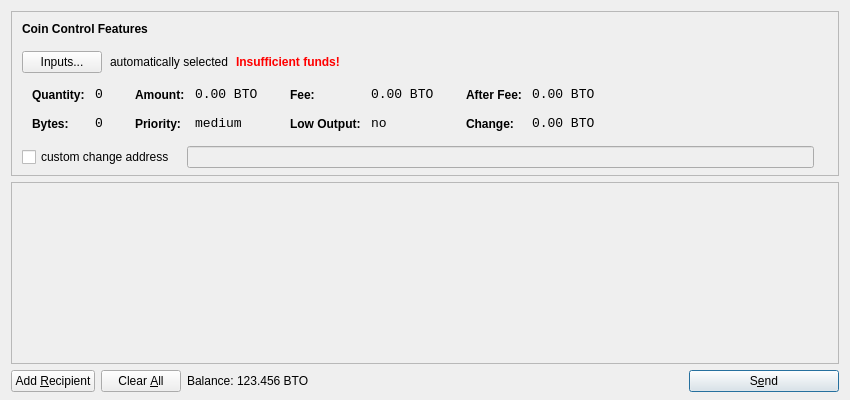
<?xml version="1.0" encoding="UTF-8"?>
<ui version="4.0">
 <class>SendCoinsDialog</class>
 <widget class="QDialog" name="SendCoinsDialog">
  <property name="geometry">
   <rect>
    <x>0</x>
    <y>0</y>
    <width>850</width>
    <height>400</height>
   </rect>
  </property>
  <property name="windowTitle">
   <string>Send Coins</string>
  </property>
  <layout class="QVBoxLayout" name="verticalLayout" stretch="0,1,0">
   <property name="bottomMargin">
    <number>8</number>
   </property>
   <item>
    <widget class="QFrame" name="frameCoinControl">
     <property name="sizePolicy">
      <sizepolicy hsizetype="Expanding" vsizetype="Expanding">
       <horstretch>0</horstretch>
       <verstretch>0</verstretch>
      </sizepolicy>
     </property>
     <property name="maximumSize">
      <size>
       <width>16777215</width>
       <height>16777215</height>
      </size>
     </property>
     <property name="frameShape">
      <enum>QFrame::StyledPanel</enum>
     </property>
     <property name="frameShadow">
      <enum>QFrame::Sunken</enum>
     </property>
     <layout class="QVBoxLayout" name="verticalLayoutCoinControl2">
      <property name="spacing">
       <number>-1</number>
      </property>
      <property name="leftMargin">
       <number>0</number>
      </property>
      <property name="topMargin">
       <number>0</number>
      </property>
      <property name="rightMargin">
       <number>0</number>
      </property>
      <property name="bottomMargin">
       <number>6</number>
      </property>
      <item>
       <layout class="QVBoxLayout" name="verticalLayoutCoinControl" stretch="0,0,0,0,1">
        <property name="spacing">
         <number>0</number>
        </property>
        <property name="leftMargin">
         <number>10</number>
        </property>
        <property name="topMargin">
         <number>10</number>
        </property>
        <item>
         <layout class="QHBoxLayout" name="horizontalLayoutCoinControl1">
          <property name="bottomMargin">
           <number>15</number>
          </property>
          <item>
           <widget class="QLabel" name="labelCoinControlFeatures">
            <property name="sizePolicy">
             <sizepolicy hsizetype="Preferred" vsizetype="Maximum">
              <horstretch>0</horstretch>
              <verstretch>0</verstretch>
             </sizepolicy>
            </property>
            <property name="font">
             <font>
              <weight>75</weight>
              <bold>true</bold>
             </font>
            </property>
            <property name="styleSheet">
             <string notr="true">font-weight:bold;</string>
            </property>
            <property name="text">
             <string>Coin Control Features</string>
            </property>
           </widget>
          </item>
         </layout>
        </item>
        <item>
         <layout class="QHBoxLayout" name="horizontalLayoutCoinControl2" stretch="0,0,0,0">
          <property name="spacing">
           <number>8</number>
          </property>
          <property name="bottomMargin">
           <number>10</number>
          </property>
          <item>
           <widget class="QPushButton" name="pushButtonCoinControl">
            <property name="styleSheet">
             <string notr="true"/>
            </property>
            <property name="text">
             <string>Inputs...</string>
            </property>
           </widget>
          </item>
          <item>
           <widget class="QLabel" name="labelCoinControlAutomaticallySelected">
            <property name="text">
             <string>automatically selected</string>
            </property>
            <property name="margin">
             <number>5</number>
            </property>
           </widget>
          </item>
          <item>
           <widget class="QLabel" name="labelCoinControlInsuffFunds">
            <property name="font">
             <font>
              <weight>75</weight>
              <bold>true</bold>
             </font>
            </property>
            <property name="styleSheet">
             <string notr="true">color:red;font-weight:bold;</string>
            </property>
            <property name="text">
             <string>Insufficient funds!</string>
            </property>
            <property name="margin">
             <number>5</number>
            </property>
           </widget>
          </item>
          <item>
           <spacer name="horizontalSpacerCoinControl">
            <property name="orientation">
             <enum>Qt::Horizontal</enum>
            </property>
            <property name="sizeHint" stdset="0">
             <size>
              <width>40</width>
              <height>1</height>
             </size>
            </property>
           </spacer>
          </item>
         </layout>
        </item>
        <item>
         <widget class="QWidget" name="widgetCoinControl" native="true">
          <property name="sizePolicy">
           <sizepolicy hsizetype="Preferred" vsizetype="Preferred">
            <horstretch>0</horstretch>
            <verstretch>0</verstretch>
           </sizepolicy>
          </property>
          <property name="minimumSize">
           <size>
            <width>0</width>
            <height>0</height>
           </size>
          </property>
          <property name="styleSheet">
           <string notr="true"/>
          </property>
          <layout class="QHBoxLayout" name="horizontalLayoutCoinControl5">
           <property name="margin">
            <number>0</number>
           </property>
           <item>
            <layout class="QHBoxLayout" name="horizontalLayoutCoinControl3" stretch="0,0,0,1">
             <property name="spacing">
              <number>20</number>
             </property>
             <property name="topMargin">
              <number>0</number>
             </property>
             <property name="bottomMargin">
              <number>10</number>
             </property>
             <item>
              <layout class="QFormLayout" name="formLayoutCoinControl1">
               <property name="horizontalSpacing">
                <number>10</number>
               </property>
               <property name="verticalSpacing">
                <number>14</number>
               </property>
               <property name="leftMargin">
                <number>10</number>
               </property>
               <property name="topMargin">
                <number>4</number>
               </property>
               <property name="rightMargin">
                <number>6</number>
               </property>
               <item row="0" column="0">
                <widget class="QLabel" name="labelCoinControlQuantityText">
                 <property name="styleSheet">
                  <string notr="true">font-weight:bold;</string>
                 </property>
                 <property name="text">
                  <string>Quantity:</string>
                 </property>
                 <property name="margin">
                  <number>0</number>
                 </property>
                </widget>
               </item>
               <item row="0" column="1">
                <widget class="QLabel" name="labelCoinControlQuantity">
                 <property name="font">
                  <font>
                   <family>Monospace</family>
                   <pointsize>10</pointsize>
                  </font>
                 </property>
                 <property name="cursor">
                  <cursorShape>IBeamCursor</cursorShape>
                 </property>
                 <property name="contextMenuPolicy">
                  <enum>Qt::ActionsContextMenu</enum>
                 </property>
                 <property name="text">
                  <string notr="true">0</string>
                 </property>
                 <property name="margin">
                  <number>0</number>
                 </property>
                 <property name="textInteractionFlags">
                  <set>Qt::LinksAccessibleByMouse|Qt::TextSelectableByKeyboard|Qt::TextSelectableByMouse</set>
                 </property>
                </widget>
               </item>
               <item row="1" column="0">
                <widget class="QLabel" name="labelCoinControlBytesText">
                 <property name="styleSheet">
                  <string notr="true">font-weight:bold;</string>
                 </property>
                 <property name="text">
                  <string>Bytes:</string>
                 </property>
                </widget>
               </item>
               <item row="1" column="1">
                <widget class="QLabel" name="labelCoinControlBytes">
                 <property name="font">
                  <font>
                   <family>Monospace</family>
                   <pointsize>10</pointsize>
                  </font>
                 </property>
                 <property name="cursor">
                  <cursorShape>IBeamCursor</cursorShape>
                 </property>
                 <property name="contextMenuPolicy">
                  <enum>Qt::ActionsContextMenu</enum>
                 </property>
                 <property name="text">
                  <string notr="true">0</string>
                 </property>
                 <property name="textInteractionFlags">
                  <set>Qt::LinksAccessibleByMouse|Qt::TextSelectableByKeyboard|Qt::TextSelectableByMouse</set>
                 </property>
                </widget>
               </item>
              </layout>
             </item>
             <item>
              <layout class="QFormLayout" name="formLayoutCoinControl2">
               <property name="horizontalSpacing">
                <number>10</number>
               </property>
               <property name="verticalSpacing">
                <number>14</number>
               </property>
               <property name="leftMargin">
                <number>6</number>
               </property>
               <property name="topMargin">
                <number>4</number>
               </property>
               <property name="rightMargin">
                <number>6</number>
               </property>
               <item row="0" column="0">
                <widget class="QLabel" name="labelCoinControlAmountText">
                 <property name="styleSheet">
                  <string notr="true">font-weight:bold;</string>
                 </property>
                 <property name="text">
                  <string>Amount:</string>
                 </property>
                 <property name="margin">
                  <number>0</number>
                 </property>
                </widget>
               </item>
               <item row="0" column="1">
                <widget class="QLabel" name="labelCoinControlAmount">
                 <property name="font">
                  <font>
                   <family>Monospace</family>
                   <pointsize>10</pointsize>
                  </font>
                 </property>
                 <property name="cursor">
                  <cursorShape>IBeamCursor</cursorShape>
                 </property>
                 <property name="contextMenuPolicy">
                  <enum>Qt::ActionsContextMenu</enum>
                 </property>
                 <property name="text">
                  <string notr="true">0.00 BTO</string>
                 </property>
                 <property name="textInteractionFlags">
                  <set>Qt::LinksAccessibleByMouse|Qt::TextSelectableByKeyboard|Qt::TextSelectableByMouse</set>
                 </property>
                </widget>
               </item>
               <item row="1" column="0">
                <widget class="QLabel" name="labelCoinControlPriorityText">
                 <property name="styleSheet">
                  <string notr="true">font-weight:bold;</string>
                 </property>
                 <property name="text">
                  <string>Priority:</string>
                 </property>
                </widget>
               </item>
               <item row="1" column="1">
                <widget class="QLabel" name="labelCoinControlPriority">
                 <property name="font">
                  <font>
                   <family>Monospace</family>
                   <pointsize>10</pointsize>
                  </font>
                 </property>
                 <property name="cursor">
                  <cursorShape>IBeamCursor</cursorShape>
                 </property>
                 <property name="contextMenuPolicy">
                  <enum>Qt::ActionsContextMenu</enum>
                 </property>
                 <property name="text">
                  <string>medium</string>
                 </property>
                 <property name="textInteractionFlags">
                  <set>Qt::LinksAccessibleByMouse|Qt::TextSelectableByKeyboard|Qt::TextSelectableByMouse</set>
                 </property>
                </widget>
               </item>
              </layout>
             </item>
             <item>
              <layout class="QFormLayout" name="formLayoutCoinControl3">
               <property name="horizontalSpacing">
                <number>10</number>
               </property>
               <property name="verticalSpacing">
                <number>14</number>
               </property>
               <property name="leftMargin">
                <number>6</number>
               </property>
               <property name="topMargin">
                <number>4</number>
               </property>
               <property name="rightMargin">
                <number>6</number>
               </property>
               <item row="0" column="0">
                <widget class="QLabel" name="labelCoinControlFeeText">
                 <property name="styleSheet">
                  <string notr="true">font-weight:bold;</string>
                 </property>
                 <property name="text">
                  <string>Fee:</string>
                 </property>
                 <property name="margin">
                  <number>0</number>
                 </property>
                </widget>
               </item>
               <item row="0" column="1">
                <widget class="QLabel" name="labelCoinControlFee">
                 <property name="font">
                  <font>
                   <family>Monospace</family>
                   <pointsize>10</pointsize>
                  </font>
                 </property>
                 <property name="cursor">
                  <cursorShape>IBeamCursor</cursorShape>
                 </property>
                 <property name="contextMenuPolicy">
                  <enum>Qt::ActionsContextMenu</enum>
                 </property>
                 <property name="text">
                  <string notr="true">0.00 BTO</string>
                 </property>
                 <property name="textInteractionFlags">
                  <set>Qt::LinksAccessibleByMouse|Qt::TextSelectableByKeyboard|Qt::TextSelectableByMouse</set>
                 </property>
                </widget>
               </item>
               <item row="1" column="0">
                <widget class="QLabel" name="labelCoinControlLowOutputText">
                 <property name="styleSheet">
                  <string notr="true">font-weight:bold;</string>
                 </property>
                 <property name="text">
                  <string>Low Output:</string>
                 </property>
                </widget>
               </item>
               <item row="1" column="1">
                <widget class="QLabel" name="labelCoinControlLowOutput">
                 <property name="font">
                  <font>
                   <family>Monospace</family>
                   <pointsize>10</pointsize>
                  </font>
                 </property>
                 <property name="cursor">
                  <cursorShape>IBeamCursor</cursorShape>
                 </property>
                 <property name="contextMenuPolicy">
                  <enum>Qt::ActionsContextMenu</enum>
                 </property>
                 <property name="text">
                  <string>no</string>
                 </property>
                 <property name="textInteractionFlags">
                  <set>Qt::LinksAccessibleByMouse|Qt::TextSelectableByKeyboard|Qt::TextSelectableByMouse</set>
                 </property>
                </widget>
               </item>
              </layout>
             </item>
             <item>
              <layout class="QFormLayout" name="formLayoutCoinControl4">
               <property name="horizontalSpacing">
                <number>10</number>
               </property>
               <property name="verticalSpacing">
                <number>14</number>
               </property>
               <property name="leftMargin">
                <number>6</number>
               </property>
               <property name="topMargin">
                <number>4</number>
               </property>
               <property name="rightMargin">
                <number>6</number>
               </property>
               <item row="0" column="0">
                <widget class="QLabel" name="labelCoinControlAfterFeeText">
                 <property name="styleSheet">
                  <string notr="true">font-weight:bold;</string>
                 </property>
                 <property name="text">
                  <string>After Fee:</string>
                 </property>
                 <property name="margin">
                  <number>0</number>
                 </property>
                </widget>
               </item>
               <item row="0" column="1">
                <widget class="QLabel" name="labelCoinControlAfterFee">
                 <property name="font">
                  <font>
                   <family>Monospace</family>
                   <pointsize>10</pointsize>
                  </font>
                 </property>
                 <property name="cursor">
                  <cursorShape>IBeamCursor</cursorShape>
                 </property>
                 <property name="contextMenuPolicy">
                  <enum>Qt::ActionsContextMenu</enum>
                 </property>
                 <property name="text">
                  <string notr="true">0.00 BTO</string>
                 </property>
                 <property name="textInteractionFlags">
                  <set>Qt::LinksAccessibleByMouse|Qt::TextSelectableByKeyboard|Qt::TextSelectableByMouse</set>
                 </property>
                </widget>
               </item>
               <item row="1" column="0">
                <widget class="QLabel" name="labelCoinControlChangeText">
                 <property name="styleSheet">
                  <string notr="true">font-weight:bold;</string>
                 </property>
                 <property name="text">
                  <string>Change:</string>
                 </property>
                </widget>
               </item>
               <item row="1" column="1">
                <widget class="QLabel" name="labelCoinControlChange">
                 <property name="font">
                  <font>
                   <family>Monospace</family>
                   <pointsize>10</pointsize>
                  </font>
                 </property>
                 <property name="cursor">
                  <cursorShape>IBeamCursor</cursorShape>
                 </property>
                 <property name="contextMenuPolicy">
                  <enum>Qt::ActionsContextMenu</enum>
                 </property>
                 <property name="text">
                  <string notr="true">0.00 BTO</string>
                 </property>
                 <property name="textInteractionFlags">
                  <set>Qt::LinksAccessibleByMouse|Qt::TextSelectableByKeyboard|Qt::TextSelectableByMouse</set>
                 </property>
                </widget>
               </item>
              </layout>
             </item>
            </layout>
           </item>
          </layout>
         </widget>
        </item>
        <item>
         <layout class="QHBoxLayout" name="horizontalLayoutCoinControl4" stretch="0,0,0">
          <property name="spacing">
           <number>12</number>
          </property>
          <property name="sizeConstraint">
           <enum>QLayout::SetDefaultConstraint</enum>
          </property>
          <property name="topMargin">
           <number>5</number>
          </property>
          <property name="rightMargin">
           <number>5</number>
          </property>
          <item>
           <widget class="QCheckBox" name="checkBoxCoinControlChange">
            <property name="text">
             <string>custom change address</string>
            </property>
           </widget>
          </item>
          <item>
           <widget class="QLineEdit" name="lineEditCoinControlChange">
            <property name="enabled">
             <bool>false</bool>
            </property>
            <property name="sizePolicy">
             <sizepolicy hsizetype="Expanding" vsizetype="Fixed">
              <horstretch>0</horstretch>
              <verstretch>0</verstretch>
             </sizepolicy>
            </property>
           </widget>
          </item>
          <item>
           <widget class="QLabel" name="labelCoinControlChangeLabel">
            <property name="sizePolicy">
             <sizepolicy hsizetype="Preferred" vsizetype="Expanding">
              <horstretch>0</horstretch>
              <verstretch>0</verstretch>
             </sizepolicy>
            </property>
            <property name="minimumSize">
             <size>
              <width>0</width>
              <height>0</height>
             </size>
            </property>
            <property name="text">
             <string/>
            </property>
            <property name="margin">
             <number>3</number>
            </property>
           </widget>
          </item>
         </layout>
        </item>
        <item>
         <spacer name="verticalSpacerCoinControl">
          <property name="orientation">
           <enum>Qt::Vertical</enum>
          </property>
          <property name="sizeHint" stdset="0">
           <size>
            <width>800</width>
            <height>1</height>
           </size>
          </property>
         </spacer>
        </item>
       </layout>
      </item>
     </layout>
    </widget>
   </item>
   <item>
    <widget class="QScrollArea" name="scrollArea">
     <property name="widgetResizable">
      <bool>true</bool>
     </property>
     <widget class="QWidget" name="scrollAreaWidgetContents">
      <property name="geometry">
       <rect>
        <x>0</x>
        <y>0</y>
        <width>830</width>
        <height>165</height>
       </rect>
      </property>
      <layout class="QVBoxLayout" name="verticalLayout_2">
       <property name="margin">
        <number>0</number>
       </property>
       <item>
        <layout class="QVBoxLayout" name="entries">
         <property name="spacing">
          <number>6</number>
         </property>
        </layout>
       </item>
       <item>
        <spacer name="verticalSpacer">
         <property name="orientation">
          <enum>Qt::Vertical</enum>
         </property>
         <property name="sizeHint" stdset="0">
          <size>
           <width>20</width>
           <height>40</height>
          </size>
         </property>
        </spacer>
       </item>
      </layout>
     </widget>
    </widget>
   </item>
   <item>
    <layout class="QHBoxLayout" name="horizontalLayout">
     <item>
      <widget class="QPushButton" name="addButton">
       <property name="toolTip">
        <string>Send to multiple recipients at once</string>
       </property>
       <property name="text">
        <string>Add &amp;Recipient</string>
       </property>
       <property name="icon">
        <iconset resource="../bitcoin.qrc">
         <normaloff>:/icons/add</normaloff>:/icons/add</iconset>
       </property>
       <property name="autoDefault">
        <bool>false</bool>
       </property>
      </widget>
     </item>
     <item>
      <widget class="QPushButton" name="clearButton">
       <property name="sizePolicy">
        <sizepolicy hsizetype="Minimum" vsizetype="Fixed">
         <horstretch>0</horstretch>
         <verstretch>0</verstretch>
        </sizepolicy>
       </property>
       <property name="toolTip">
        <string>Remove all transaction fields</string>
       </property>
       <property name="text">
        <string>Clear &amp;All</string>
       </property>
       <property name="icon">
        <iconset resource="../bitcoin.qrc">
         <normaloff>:/icons/remove</normaloff>:/icons/remove</iconset>
       </property>
       <property name="autoRepeatDelay">
        <number>300</number>
       </property>
       <property name="autoDefault">
        <bool>false</bool>
       </property>
      </widget>
     </item>
     <item>
      <layout class="QHBoxLayout" name="horizontalLayout_2">
       <property name="spacing">
        <number>3</number>
       </property>
       <item>
        <widget class="QLabel" name="label">
         <property name="text">
          <string>Balance:</string>
         </property>
        </widget>
       </item>
       <item>
        <widget class="QLabel" name="labelBalance">
         <property name="cursor">
          <cursorShape>IBeamCursor</cursorShape>
         </property>
         <property name="text">
          <string>123.456 BTO</string>
         </property>
         <property name="textInteractionFlags">
          <set>Qt::LinksAccessibleByMouse|Qt::TextSelectableByKeyboard|Qt::TextSelectableByMouse</set>
         </property>
        </widget>
       </item>
      </layout>
     </item>
     <item>
      <spacer name="horizontalSpacer">
       <property name="orientation">
        <enum>Qt::Horizontal</enum>
       </property>
       <property name="sizeHint" stdset="0">
        <size>
         <width>40</width>
         <height>20</height>
        </size>
       </property>
      </spacer>
     </item>
     <item>
      <widget class="QPushButton" name="sendButton">
       <property name="minimumSize">
        <size>
         <width>150</width>
         <height>0</height>
        </size>
       </property>
       <property name="toolTip">
        <string>Confirm the send action</string>
       </property>
       <property name="text">
        <string>S&amp;end</string>
       </property>
       <property name="icon">
        <iconset resource="../bitcoin.qrc">
         <normaloff>:/icons/send</normaloff>:/icons/send</iconset>
       </property>
       <property name="default">
        <bool>true</bool>
       </property>
      </widget>
     </item>
    </layout>
   </item>
  </layout>
 </widget>
 <resources>
  <include location="../bitcoin.qrc"/>
 </resources>
 <connections/>
</ui>
